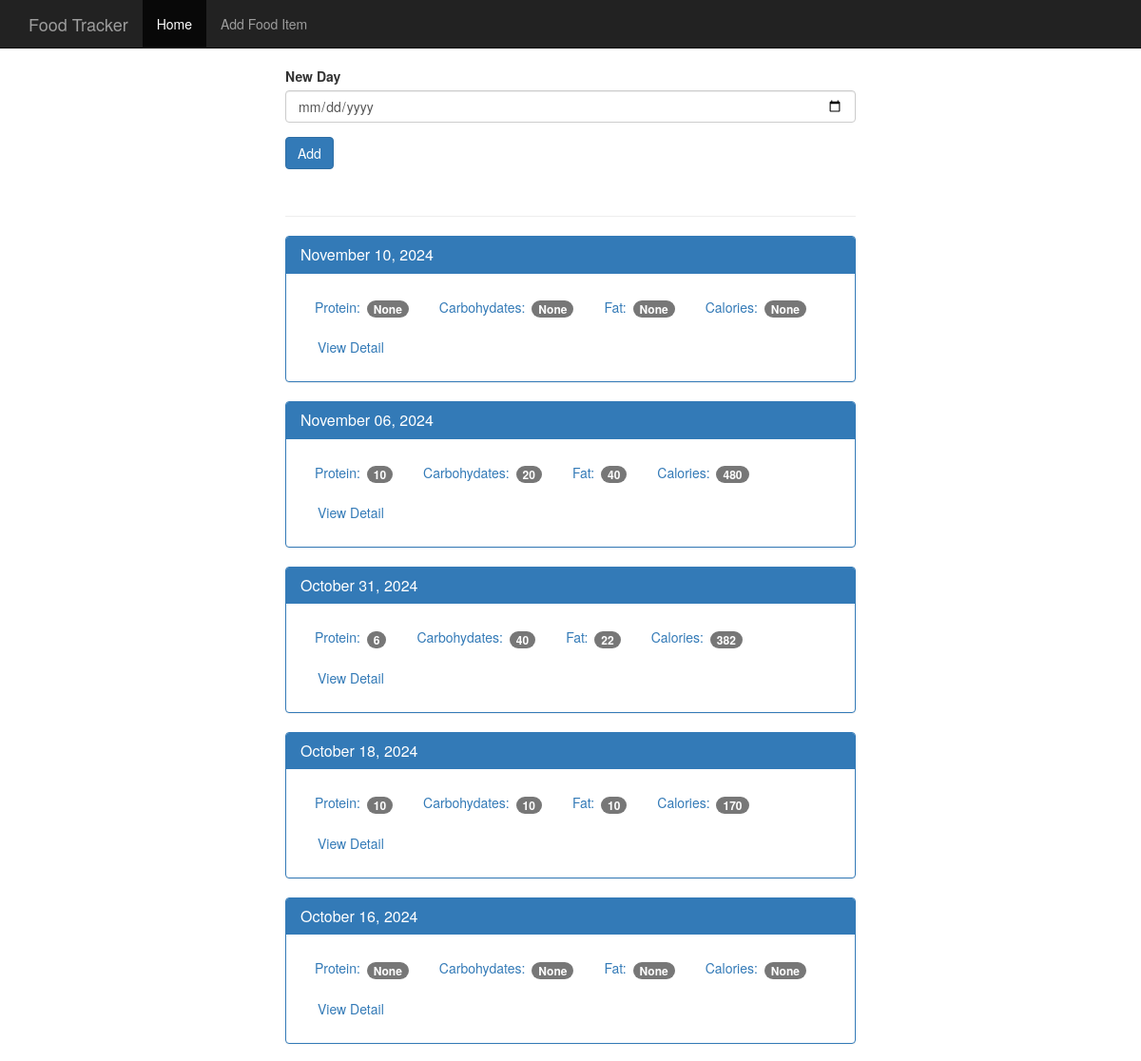
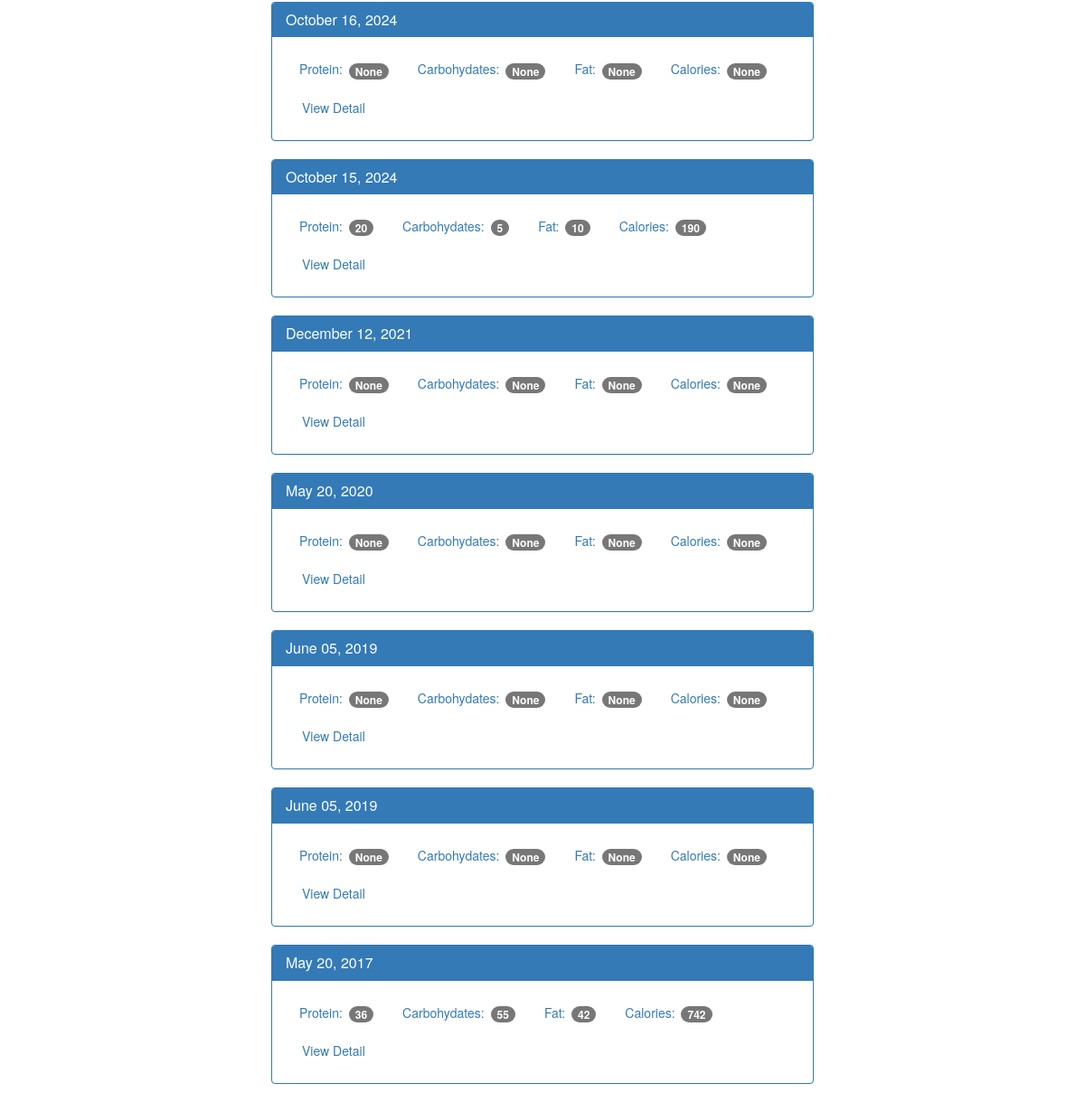
The page / on the database its author committed (2 pictures, top to bottom).
### tables this page shows
CREATE TABLE log_date (
    id integer primary key autoincrement,
    entry_date date not null
);

### app.py (the view, shortened to what this page needs)
@app.route('/', methods=['GET','POST'])
def index():
    db=get_db()
    cur = db.execute('''select log_date.entry_date, sum(food.protein) as protein, sum(food.carbohydrates) as carbohydrates, sum(food.fat) as fat, sum(food.calories) as calories
                        from log_date
                        left join food_date
                        on food_date.log_date_id=log_date.id
                        left join food
                        on food.id=food_date.food_id
                        group by log_date.id
                        order by log_date.entry_date desc''')
    results=cur.fetchall()
    date_results=[]
    for i in results:
        single_date={}
        single_date['entry_date'] = i['entry_date']
        single_date['protein'] = i['protein']
        single_date['carbohydrates'] = i['carbohydrates']
        single_date['fat'] = i['fat']
        single_date['calories'] = i['calories']
        d=datetime.strptime(str(i['entry_date']), '%Y%m%d')
        single_date['pretty_date']=datetime.strftime(d, '%B %d, %Y')
        date_results.append(single_date)
    return render_template('home.html', results=date_results)

### database.py (called while the page is built)
def connect_db():
    sql=sqlite3.connect('F:\\IIIT Bhubaneswar\\ML\\FoodTracker\\food_log.db')
    sql.row_factory=sqlite3.Row  # converting tuples to dictionaries
    return sql

def get_db():
    if not hasattr(g,'sqlite3_db'):
        g.sqlite3_db=connect_db()
    return g.sqlite3_db

### templates/home.html
{% extends "base.html" %}
{% block body %}
    <nav class="navbar navbar-inverse navbar-fixed-top">
      <div class="container">
        <div class="navbar-header">
          <a class="navbar-brand" href="{{ url_for('index') }}">Food Tracker</a>
        </div>
        <div id="navbar" class="navbar-collapse collapse">
          <ul class="nav navbar-nav">
            <li class="active"><a href="{{ url_for('index') }}">Home</a></li>
            <li><a href="{{ url_for('food') }}">Add Food Item</a></li>
          </ul>
        </div>
      </div>
    </nav>
    <div class="container theme-showcase col-sm-6 col-sm-offset-3" role="main">
      <div class="row">
        <div>
          <form method="POST" action="/">
            <div class="form-group">
              <label for="new-day">New Day</label>
              <input type="date" class="form-control" name="date" id="new-day">
            </div>
            <button type="submit" class="btn btn-primary">Add</button>
          </form>
          <div class="page-header"></div>
          {% for r in results %}
          <div class="panel panel-primary">
            <div class="panel-heading">
              <h3 class="panel-title">{{ r.pretty_date }}</h3>
            </div>
            <div class="panel-body">
              <ul class="nav nav-pills" role="tablist">
                <li><a>Protein: <span class="badge">{{ r.protein }}</span></a></li>
                <li><a>Carbohydates: <span class="badge">{{ r.carbohydrates }}</span></a></li>
                <li><a>Fat: <span class="badge">{{ r.fat }}</span></a></li>
                <li><a>Calories: <span class="badge">{{ r.calories }}</span></a></li>
                <li><a href="{{ url_for('view', date=r.entry_date) }} " type="button" class="btn btn-link">View Detail</a></li>
              </ul>
            </div>
          </div>
          {% endfor %}
        </div>
      </div>
    </div>
{% endblock %}

### templates/base.html (shortened to what this page needs)
<!DOCTYPE html>
<html lang="en">
  <head>
    <link href="{{ url_for('static',filename='bootstrap.min.css') }}" rel="stylesheet">
    <link href="{{ url_for('static',filename='theme.css') }}" rel="stylesheet">
  </head>
  <body>
  {% block body %}
  {% endblock %}
  </body>
</html>

### static/theme.css (style rules this page uses)
body { padding-top: 70px; padding-bottom: 30px; }

### rows shown on the page
log_date: pretty_date "November 10, 2024", protein "None", carbohydrates "None", fat "None", calories "None"
log_date: pretty_date "November 06, 2024", protein "10", carbohydrates "20", fat "40", calories "480"
log_date: pretty_date "October 31, 2024", protein "6", carbohydrates "40", fat "22", calories "382"
log_date: pretty_date "October 18, 2024", protein "10", carbohydrates "10", fat "10", calories "170"
log_date: pretty_date "October 16, 2024", protein "None", carbohydrates "None", fat "None", calories "None"
log_date: pretty_date "October 16, 2024", protein "None", carbohydrates "None", fat "None", calories "None"
log_date: pretty_date "October 15, 2024", protein "20", carbohydrates "5", fat "10", calories "190"
log_date: pretty_date "December 12, 2021", protein "None", carbohydrates "None", fat "None", calories "None"
log_date: pretty_date "May 20, 2020", protein "None", carbohydrates "None", fat "None", calories "None"
log_date: pretty_date "June 05, 2019", protein "None", carbohydrates "None", fat "None", calories "None"
log_date: pretty_date "June 05, 2019", protein "None", carbohydrates "None", fat "None", calories "None"
log_date: pretty_date "May 20, 2017", protein "36", carbohydrates "55", fat "42", calories "742"
